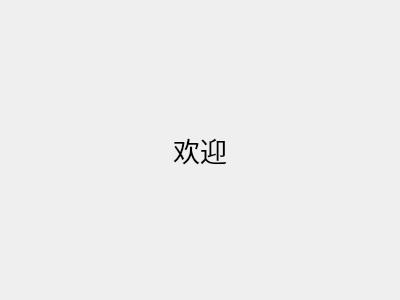
<?xml version="1.0" encoding="UTF-8"?>
<ui version="4.0">
 <class>WelcomeWidget</class>
 <widget class="QWidget" name="WelcomeWidget">
  <property name="geometry">
   <rect>
    <x>0</x>
    <y>0</y>
    <width>400</width>
    <height>300</height>
   </rect>
  </property>
  <property name="windowTitle">
   <string>Form</string>
  </property>
  <layout class="QGridLayout" name="gridLayout">
   <item row="0" column="0">
    <widget class="QLabel" name="label">
     <property name="font">
      <font>
       <pointsize>20</pointsize>
      </font>
     </property>
     <property name="text">
      <string>欢迎</string>
     </property>
     <property name="alignment">
      <set>Qt::AlignmentFlag::AlignCenter</set>
     </property>
    </widget>
   </item>
  </layout>
 </widget>
 <resources/>
 <connections/>
</ui>
